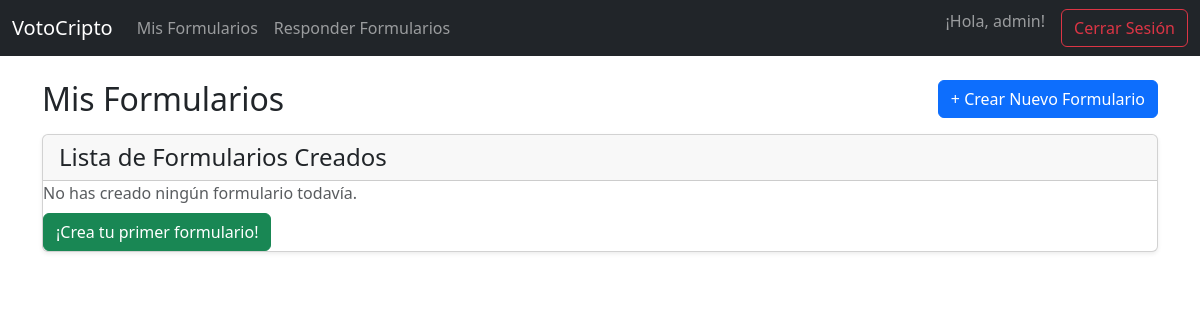
/votacion/mis-formularios/ (signed in), run on an earlier commit of the app's database.
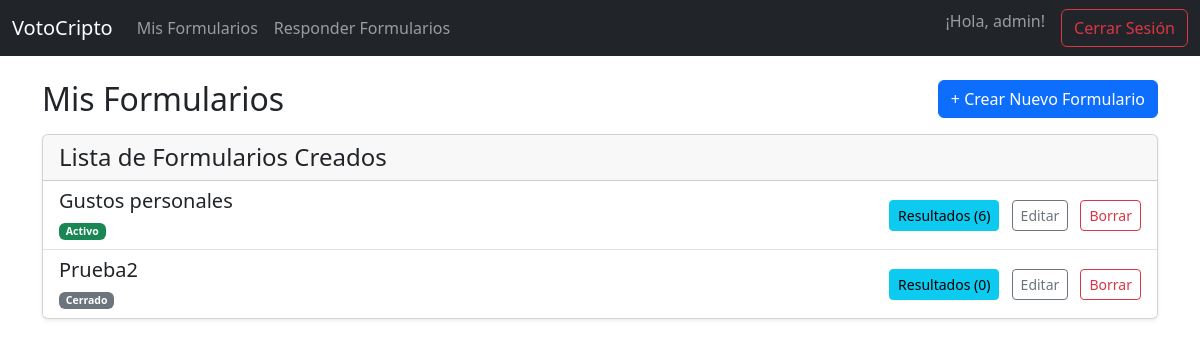
And on a later commit of the database.
### votacion/models.py (models this page shows, shortened)
class Formulario(models.Model):
    propietario = models.ForeignKey(User, on_delete=models.CASCADE, related_name='formularios')
    titulo = models.CharField(max_length=255)
    descripcion = models.TextField(blank=True, null=True)
    pub_date = models.DateTimeField('fecha de publicación', default=timezone.now)
    duration = models.IntegerField(default=7, help_text="Duración del formulario en días.")
    def is_closed(self):
        closing_date = self.pub_date + datetime.timedelta(days=self.duration)
        return timezone.now() > closing_date

### votacion/views.py (the view)
# urls.py: path('mis-formularios/', views.MyFormularioListView.as_view(), name='my_formulario_list'),
class MyFormularioListView(LoginRequiredMixin, generic.ListView):
    login_url = '/accounts/login/'
    template_name = 'votacionC/formulario_list_mine.html'
    context_object_name = 'formulario_list'
    def get_queryset(self):
        return Formulario.objects.filter(
            propietario=self.request.user
        ).order_by('-pub_date')

### votacion/templates/votacionC/formulario_list_mine.html
{% extends "votacionC/base.html" %}
{% block content %}
<div class="d-flex justify-content-between align-items-center mb-3">
  <h2 class="mb-0">Mis Formularios</h2>
  <a href="{% url 'votacion:formulario_create' %}" class="btn btn-primary">
    &#43; Crear Nuevo Formulario
  </a>
</div>
<div class="card shadow-sm">
  <div class="card-header">
    <h4 class="mb-0">Lista de Formularios Creados</h4>
  </div>
  {% if formulario_list %}
    <div class="list-group list-group-flush">
      {% for formulario in formulario_list %}
        <div class="list-group-item">
          <div class="row align-items-center">
            <div class="col-md-5">
              <h5 class="mb-1">{{ formulario.titulo }}</h5>
              <small class="text-muted">
                {% if formulario.is_closed %}
                  <span class="badge bg-secondary">Cerrado</span>
                {% else %}
                  <span class="badge bg-success">Activo</span>
                {% endif %}
              </small>
            </div>
            <div class="col-md-7 text-md-end mt-2 mt-md-0">
              <a href="{% url 'votacion:formulario_results' formulario.pk %}" class="btn btn-info btn-sm me-2">
                Resultados ({{ formulario.envios.count }})
              </a>
              <a href="{% url 'votacion:formulario_edit' formulario.pk %}" class="btn btn-outline-secondary btn-sm me-2">
                Editar
              </a>
              <a href="{% url 'votacion:formulario_delete' formulario.pk %}" class="btn btn-outline-danger btn-sm">
                Borrar
              </a>
            </div>
          </div>
        </div>
      {% endfor %}
    </div>
  {% else %}
    <div classs="card-body text-center">
      <p class="text-muted mb-0">No has creado ningún formulario todavía.</p>
      <a href="{% url 'votacion:formulario_create' %}" class="btn btn-success mt-2">
        ¡Crea tu primer formulario!
      </a>
    </div>
  {% endif %}
</div>
{% endblock %}

What changed in the data, as far as the page shows it:
added Formulario: titulo "Gustos personales", duration "Activo", envios.count "6"
added Formulario: titulo "Prueba2", duration "Cerrado", envios.count "0"
Also different on the page:
text no longer shown: "No has creado ningún formulario todavía. ¡Crea tu primer formulario!"
